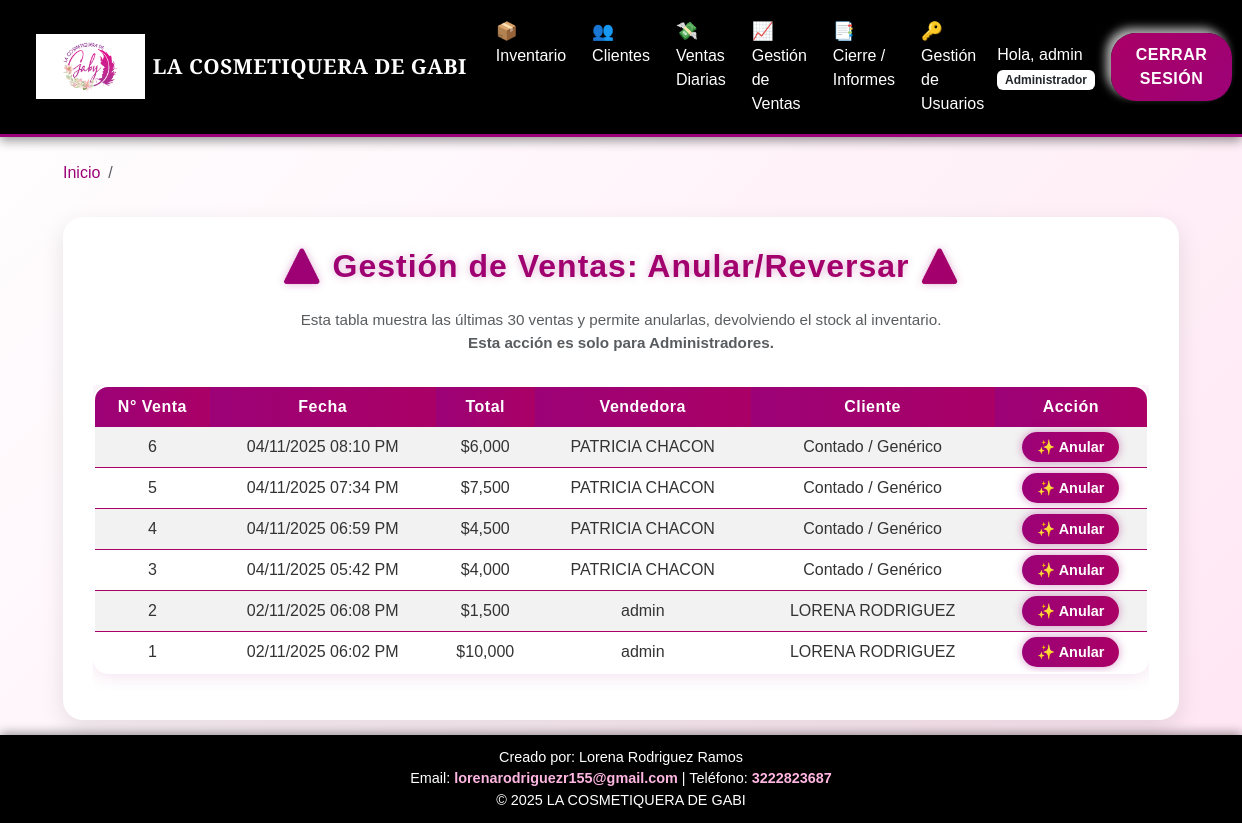
/gestion_ventas (signed in), run on the app's committed database.
### app.py (models this page shows, shortened)
class Usuario(UserMixin, db.Model):
    id = db.Column(db.Integer, primary_key=True)
    username = db.Column(db.String(100), unique=True, nullable=False)
    nombre = db.Column(db.String(100), nullable=False)
    apellido = db.Column(db.String(100), nullable=False)
    cedula = db.Column(db.String(20), unique=True, nullable=False)
    rol = db.Column(db.String(50), default='Vendedora')
    password_hash = db.Column(db.String(200))

class Venta(db.Model):
    id = db.Column(db.Integer, primary_key=True)
    fecha = db.Column(db.DateTime, default=datetime.utcnow)
    total = db.Column(db.Float)
    usuario_id = db.Column(db.Integer, db.ForeignKey('usuario.id'))
    cliente_id = db.Column(db.Integer, db.ForeignKey('cliente.id'))
    tipo_pago = db.Column(db.String(50))
    detalle_pago = db.Column(db.Text)
    vendedor = db.relationship('Usuario', backref='ventas_realizadas', lazy=True)

class Cliente(db.Model):
    id = db.Column(db.Integer, primary_key=True)
    nombre = db.Column(db.String(100), nullable=False)
    telefono = db.Column(db.String(20))
    direccion = db.Column(db.String(200))
    email = db.Column(db.String(100))
    ventas = db.relationship('Venta', backref='comprador', lazy=True)

### app.py (the view)
@app.route('/gestion_ventas')
@login_required
def gestion_ventas():
    if current_user.rol.lower() != 'administrador':
        flash('Permiso denegado.', 'danger')
        return redirect(url_for('clientes'))
    ventas_recientes = Venta.query.order_by(Venta.id.desc()).limit(30).all()
    return render_template('gestion_ventas.html', VentasRecientes=ventas_recientes)

### app.py (called while the page is built)
@app.context_processor
def inject_global_data():
    from datetime import timedelta
    return dict(timedelta=timedelta)

@login_manager.user_loader
def load_user(user_id):
    return Usuario.query.get(int(user_id))

### templates/gestion_ventas.html (shortened to what this page needs)
{% extends "base.html" %}
{% block content %}
<h2 class="mb-4 text-center titulo-ventas">⚠️ Gestión de Ventas: Anular/Reversar ⚠️</h2>
<p class="text-center text-muted subtitulo-ventas">
    Esta tabla muestra las últimas 30 ventas y permite anularlas, devolviendo el stock al inventario.<br>
    <strong>Esta acción es solo para Administradores.</strong>
</p>
{% if current_user.rol.lower() == 'administrador' %}
<div class="table-responsive">
    <table class="table table-striped table-hover text-center tabla-ventas">
        <thead>
            <tr>
                <th>N° Venta</th>
                <th>Fecha</th>
                <th>Total</th>
                <th>Vendedora</th>
                <th>Cliente</th>
                <th>Acción</th>
            </tr>
        </thead>
        <tbody>
            {% for venta in VentasRecientes %}
            <tr>
                <td>{{ venta.id }}</td>
                <td>{{ (venta.fecha - timedelta(hours=5)).strftime('%d/%m/%Y %I:%M %p') }}</td>
                <td>${{ "{:,.0f}".format(venta.total) }}</td>
                <td>{{ venta.vendedor.username if venta.vendedor else 'N/A' }}</td>
                <td>{{ venta.comprador.nombre if venta.comprador else 'Contado / Genérico' }}</td>
                <td>
                    <a href="{{ url_for('eliminar_venta', venta_id=venta.id) }}"
                       onclick="return confirm('¿Estás segura de que quieres ANULAR la Venta N° {{ venta.id }}? Esta acción es irreversible y devolverá el stock.');"
                       class="btn-eliminar">✨ Anular</a>
                </td>
            </tr>
            {% endfor %}
        </tbody>
    </table>
</div>
{% else %}
<div class="alert alert-danger text-center">Solo los administradores pueden acceder a la gestión de ventas.</div>
{% endif %}
{% endblock %}

### templates/base.html (shortened to what this page needs)
<!doctype html>
<html lang="es">
<head>
  <link href="https://cdn.jsdelivr.net/npm/bootstrap@5.3.3/dist/css/bootstrap.min.css" rel="stylesheet">
  <link rel="stylesheet" href="{{ url_for('static', filename='css/styles.css') }}">
  <link rel="stylesheet" href="https://cdnjs.cloudflare.com/ajax/libs/font-awesome/6.0.0-beta3/css/all.min.css">
</head>
<body>
  {% if current_user.is_authenticated %}
  <nav class="navbar navbar-expand-lg navbar-dark navbar-custom">
    <div class="container-fluid">
      <a class="navbar-brand d-flex align-items-center" href="{{ url_for('dashboard') }}">
        <img src="{{ url_for('static', filename='img/LOGO.png') }}" alt="Logo" class="logo-barra">
        <span class="titulo-logo ms-2">LA COSMETIQUERA DE GABI</span>
      </a>
      <div class="collapse navbar-collapse" id="navbarNav">
        <ul class="navbar-nav mx-auto mb-2 mb-lg-0">
          <li class="nav-item">
            <a class="nav-link" href="{{ url_for('inventario') }}">
              <span class="nav-emoji">📦</span>
              Inventario
            </a>
          </li>
          <li class="nav-item">
            <a class="nav-link" href="{{ url_for('clientes') }}">
              <span class="nav-emoji">👥</span>
              Clientes
            </a>
          </li>
          <li class="nav-item">
            <a class="nav-link" href="{{ url_for('nueva_venta') }}">
              <span class="nav-emoji">💸</span>
              Ventas Diarias
            </a>
          </li>
          {% if current_user.rol.lower() == 'administrador' %}
          <li class="nav-item">
            <a class="nav-link" href="{{ url_for('gestion_ventas') }}">
              <span class="nav-emoji">📈</span>
              Gestión de Ventas
            </a>
          </li>
          <li class="nav-item">
            <a class="nav-link" href="{{ url_for('reportes') }}">
              <span class="nav-emoji">📑</span>
              Cierre / Informes
            </a>
          </li>
          <li class="nav-item">
            <a class="nav-link" href="{{ url_for('usuarios') }}">
              <span class="nav-emoji">🔑</span>
              Gestión de Usuarios
            </a>
          </li>
          {% endif %}
        </ul>
        <span class="navbar-text me-3 text-white">
          Hola, {{ current_user.username }}
          <span class="badge bg-white text-dark">{{ current_user.rol }}</span>
        </span>
        <a class="btn btn-primary" href="{{ url_for('logout') }}">Cerrar Sesión</a>
      </div>
    </div>
  </nav>
  {% endif %}
  <div class="container mt-4 fade-in">
    {% block breadcrumb %}
    <nav aria-label="breadcrumb">
      <ol class="breadcrumb">
        <li class="breadcrumb-item"><a href="{{ url_for('dashboard') }}">Inicio</a></li>
        <li class="breadcrumb-item active" aria-current="page">{% block page %}{% endblock %}</li>
      </ol>
    </nav>
    {% endblock %}
  </div>
  <div class="content-wrapper container mt-3 fade-in">
    <div class="main-card">
      {% block content %}{% endblock %}
    </div>
  </div>
  <footer>
    <div>Creado por: Lorena Rodriguez Ramos</div>
    <div>Email: <a href="mailto:lorenarodriguezr155@gmail.com">lorenarodriguezr155@gmail.com</a> | Teléfono: <a href="tel:+573222823687">3222823687</a></div>
    &copy; 2025 LA COSMETIQUERA DE GABI
  </footer>
</body>
</html>

### static/css/styles.css (style rules this page uses)
:root { --color-principal: #9c0277; --color-principal-light: #aa0066; --color-principal-dark: #800050; --color-secundario: #000000; --color-texto-claro: #FFFFFF; --color-fondo-suave: #F8F8F8; }
body { background-color: var(--color-texto-claro); color: var(--color-secundario); font-family: 'Segoe UI', Tahoma, Geneva, Verdana, sans-serif; position: relative; }
.navbar-custom { background-color: var(--color-secundario); border-bottom: 3px solid var(--color-principal); box-shadow: 0 2px 10px rgba(0,0,0,0.3); }
.navbar-custom .nav-link, .navbar-custom .navbar-brand { color: var(--color-texto-claro) !important; font-weight: 500; }
h1, h2, h3 { color: var(--color-principal); font-weight: 600; }
.btn { border: none; border-radius: 25px; padding: 10px 25px; font-weight: bold; transition: all 0.3s ease-in-out; cursor: pointer; text-transform: uppercase; letter-spacing: 0.5px; box-shadow: 5px 5px 10px rgba(0,0,0,0.1), -5px -5px 10px rgba(255,255,255,0.7); }
.btn-primary, .btn-pink-custom { background: linear-gradient(135deg, var(--color-principal-light) 0%, var(--color-principal) 100%); color: var(--color-texto-claro) !important; }
.table th { background-color: var(--color-secundario); color: var(--color-texto-claro); }

### templates/base.html (style rules this page uses)
html, body { height: 100%; margin: 0; display: flex; flex-direction: column; }
.content-wrapper { flex: 1; padding-bottom: 15px; }
.navbar-custom { background-color: #000; box-shadow: 0 4px 10px rgba(0, 0, 0, 0.4); padding: 0.6rem 1.5rem; }
.logo-barra { height: 65px; width: auto; object-fit: contain; background: transparent; filter: drop-shadow(0 3px 8px rgba(0,0,0,0.6)); transition: transform 0.3s ease, filter 0.3s ease; }
.titulo-logo { font-family: 'Playfair Display', serif; font-weight: 900; font-size: 1.3rem; color: #fff; letter-spacing: 0.5px; }
.nav-emoji { font-size: 1.1em; margin-right: 5px; vertical-align: middle; }
.navbar-nav .nav-link { color: #fff !important; font-weight: 500; margin: 0 5px; transition: all 0.3s ease-in-out; }
.breadcrumb-item a { color: #9c0277; text-decoration: none; }
.main-card { background-color: #fff; border-radius: 20px; padding: 30px; box-shadow: 0 8px 25px rgba(0,0,0,0.1); }
.fade-in { animation: fadeIn 0.8s ease-in; }
footer { background-color: #000; color: #fff; padding: 12px 0; text-align: center; margin-top: auto; font-size: 0.9rem; box-shadow: 0 -2px 10px rgba(0,0,0,0.4); }
footer a { font-weight: 600; color: #ffb6e1; text-decoration: none; transition: color 0.3s ease; }

### templates/gestion_ventas.html (style rules this page uses)
body { background: linear-gradient(135deg, #fff 0%, #ffe6f3 100%); font-family: 'Poppins', sans-serif; }
.titulo-ventas { background: linear-gradient(90deg, #9c0277, #aa0066); -webkit-background-clip: text; -webkit-text-fill-color: transparent; font-weight: 700; letter-spacing: 1px; text-shadow: 0 0 8px rgba(156, 2, 119, 0.3); }
.subtitulo-ventas { font-size: 0.95rem; color: #6c757d; }
.tabla-ventas { border: 2px solid #aa0066; border-radius: 15px; overflow: hidden; box-shadow: 0 0 20px rgba(156, 2, 119, 0.15); }
.tabla-ventas thead th { background: linear-gradient(90deg, #9c0277, #aa0066); color: white; border: none; text-align: center; font-weight: 600; letter-spacing: 0.5px; }
.tabla-ventas tbody tr { transition: all 0.3s ease; }
.tabla-ventas td { vertical-align: middle; text-align: center; color: #333; font-weight: 500; }
.btn-eliminar { background: linear-gradient(90deg, #9c0277, #aa0066); color: #fff !important; border: none; border-radius: 20px; padding: 7px 15px; font-weight: 600; font-size: 0.9rem; transition: all 0.3s ease; box-shadow: 0 0 10px rgba(156, 2, 119, 0.4); text-decoration: none; }
.table-responsive { margin-top: 30px; animation: fadeIn 0.8s ease-in-out; }

### data on the page
Usuario: username "admin", rol "Administrador"
Venta: id "6", fecha "04/11/2025 08:10 PM", total "6,000", vendedor "PATRICIA CHACON", comprador "Contado / Genérico"
Venta: id "5", fecha "04/11/2025 07:34 PM", total "7,500", vendedor "PATRICIA CHACON", comprador "Contado / Genérico"
Venta: id "4", fecha "04/11/2025 06:59 PM", total "4,500", vendedor "PATRICIA CHACON", comprador "Contado / Genérico"
Venta: id "3", fecha "04/11/2025 05:42 PM", total "4,000", vendedor "PATRICIA CHACON", comprador "Contado / Genérico"
Venta: id "2", fecha "02/11/2025 06:08 PM", total "1,500", vendedor "admin", comprador "LORENA RODRIGUEZ"
Venta: id "1", fecha "02/11/2025 06:02 PM", total "10,000", vendedor "admin", comprador "LORENA RODRIGUEZ"
